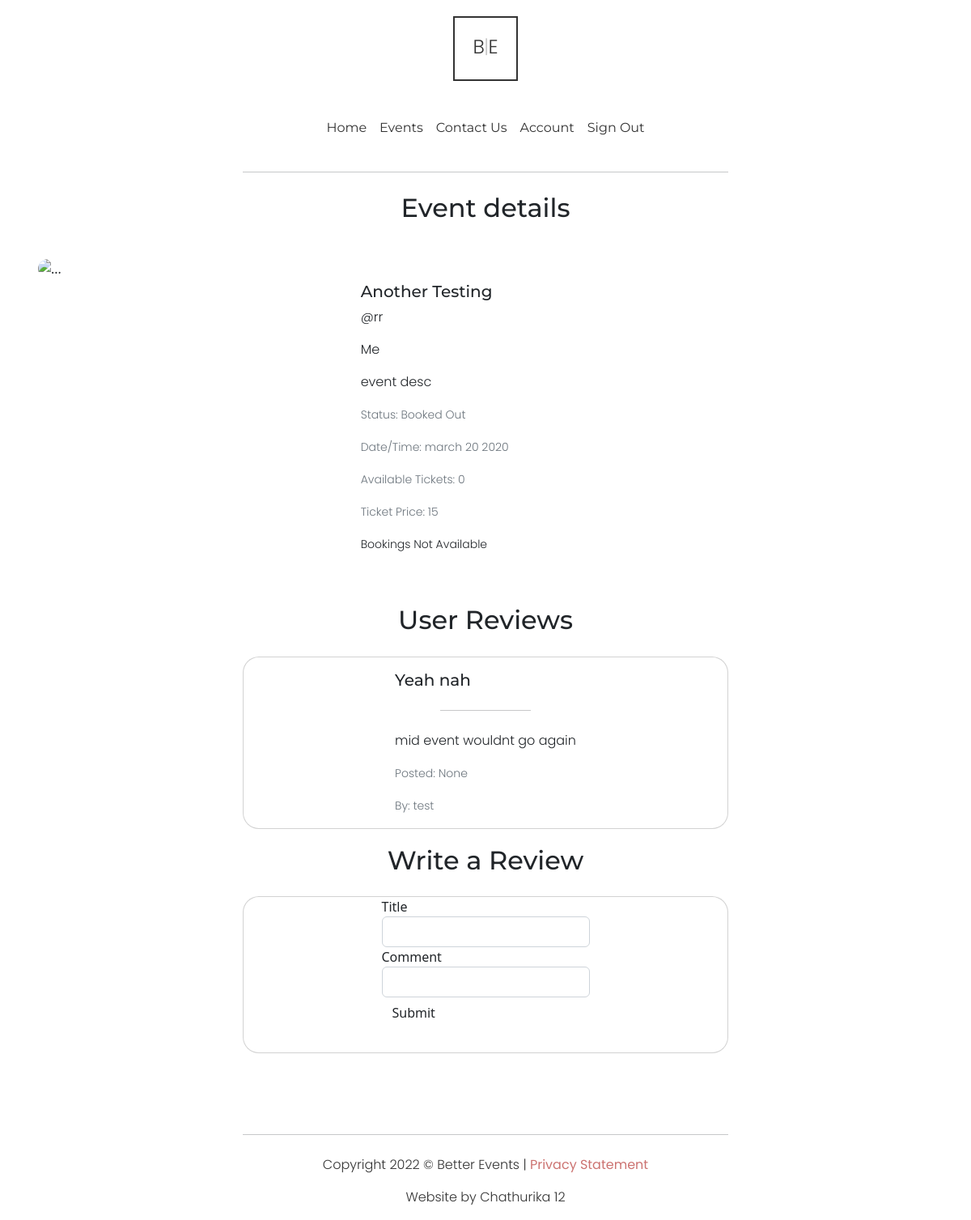
Screenshot of /events/3 (signed in) with the database file from the repository.
### website/models.py (models this page shows, shortened)
class Event(db.Model):
    __tablename__='events'
    id = db.Column(db.Integer, primary_key=True)
    status = db.Column(db.String(20), nullable=False, default='Unpublished')
    datetime = db.Column(db.String(30), index=True)
    speaker = db.Column(db.String(40), index=True)
    ownerid = db.Column(db.Integer)
    tickets = db.Column(db.Integer)
    price = db.Column(db.Integer)
    title = db.Column(db.String(40), index=True)
    description = db.Column(db.String(550), index=True)
    category = db.Column(db.String(40), index=True)
    imgurl = db.Column(db.String(200), index=True)

class Comment(db.Model):
    __tablename__='comments'
    id = db.Column(db.Integer, primary_key=True)
    commenterid = db.Column(db.Integer)
    commentername = db.Column(db.String(40))
    content = db.Column(db.String(550), index=True)
    date = db.Column(db.String(30), index=True)
    eventid = db.Column(db.Integer)
    commenttitle = db.Column(db.String(100), index = True)

### website/views.py (the view, shortened to what this page needs)
@bp.route('/events/<eventid>', methods=['GET', 'POST'])
def eventdetails(eventid):
    event = Event.query.filter_by(id=eventid).first()
    if type(event) == Event:
        owner = User.query.filter_by(id=event.ownerid).first()
    form = CommentForm()
    comments = Comment.query.filter_by(eventid=eventid).all()
    return render_template('eventdetails.html', imgurl=event.imgurl,
                               category=event.category,
                               speaker=event.speaker,
                               title=event.title,
                               description=event.description,
                               status=event.status,
                               datetime=event.datetime,
                               creator=f"@{owner.username}",
                               tickets=event.tickets,
                               ticketprice=event.price,
                               eventid=event.id,
                               comments = comments,
                               form = form)

### website/forms.py
class CommentForm(FlaskForm):
    commenttitle = StringField("Title", validators=[InputRequired(), Length(min=5, max= 200, message="Enter title between 5 and 200 charactors long")])
    content = StringField("Comment", validators=[InputRequired(), Length(min=5, max= 250, message="Enter comment between 5 and 250 charactors long")])
    submit = SubmitField("Submit")

### website/__init__.py (called while the page is built)
def create_app():
    app=Flask(__name__)  # this is the name of the module/package that is calling this app
    app.debug=True
    app.secret_key='utroutoru'
    app.config['SQLALCHEMY_DATABASE_URI']='sqlite:///sitedata.db'
    db.init_app(app)
    bootstrap = Bootstrap(app)
    login_manager = LoginManager()
    login_manager.login_view='auth.login'
    login_manager.init_app(app)
    from .models import User  # importing here to avoid circular references
    @login_manager.user_loader
    def load_user(user_id):
       return User.query.get(int(user_id))
    from . import views
    app.register_blueprint(views.bp)
    from . import auth
    app.register_blueprint(auth.bp)
    return app

### website/templates/eventdetails.html (shortened to what this page needs)
{% extends "base.html" %}
{% import "bootstrap/wtf.html" as wtf %}
{% block content %}
<hr>
<div>
  <h2 class="spacertxt">Event details</h2>
</div>
<div class="container card card-body EventContainer">
  <div class="card mb-3 smolevent eventhero">
    <div class="row g-0">
      <div class="col-md-12 col-lg-4">
        <img src={{imgurl}} class="img-fluid eventheroimg" alt="...">
      </div>
      <div class="col-md-12 col-lg-8">
        <div class="card-body smolcardbody">
          <h5 class="card-title">{{title}}</h5>
          <p class="card-text">{{creator}}</p>
          <p class="card-text">{{speaker}}</p>
          <p class="card-text">{{description}}</p>
          <p class="card-text"><small class="text-muted">Status: {{status}}</small></p>
          <p class="card-text"><small class="text-muted">Date/Time: {{datetime}}</small></p>
          <p class="card-text"><small class="text-muted">Available Tickets: {{tickets}}</small></p>
          <p class="card-text"><small class="text-muted">Ticket Price: {{ticketprice}}</small></p>
          {% if current_user.is_authenticated %}
          {% if status == "Open" and tickets >= 1 %}
          <a href="" class="btn eventinfobut" data-bs-toggle="modal" data-bs-target="#exampleModal">Book Tickets</a>
          {% else %}
          <p class="card-text"><small class="">Bookings Not Available</small></p>
          {% endif %}
          {% else %}
          <a href="/login" class="btn eventinfobut">Sign In To make Bookings</a>
          {% endif %}
        </div>
      </div>
    </div>
  </div>
</div>
<div>
  <h2 class="spacertxt">User Reviews</h2>
</div>
{% if comments|length > 0 %}
  {% for comment in comments %}
  <div class="container card comment">
    <div class="card-body">
      <h5 class="card-title">{{comment.commenttitle}}</h5>
      <hr>
      <p class="card-text">{{comment.content}}</p>
      <p class="card-text"><small class="text-muted">Posted: {{comment.date}} </small></p>
      <p class="card-text"><small class="text-muted">By: {{comment.commentername}}</small></p>
    </div>
  </div>
  {% endfor %}
{% endif %}
<div>
  <h2 class="spacertxt">Write a Review</h2>
</div>
<div class="container card comment newcomment">
  {{wtf.quick_form(form)}}
</div>
{% endblock %}

### website/static/style.css (style rules this page uses)
html { scroll-behavior: smooth; }
h1,h2,h3,h4,h5,h6 { font-family: 'Montserrat', sans-serif; }
p { font-family: 'Poppins', sans-serif; font-weight: 300; }
hr { width: 50%; margin: 25px auto; }
.spacertxt { text-align: center; margin-bottom: 25px; font-family: 'Montserrat', sans-serif; }
.EventContainer { border: transparent; display: flex; justify-content: left; align-items: left; }
.eventheroimg { height: 100%; background-position: center; background-size: cover; background-repeat: no-repeat; border-radius: 20px; }
.eventhero { border-color: transparent; }
.smolevent { border-radius: 20px; }
.smolcardbody { padding: 30px; }
.comment { transition: background-color 0.5s, border-radius 0.7s, scale 0.5s; display: flex; justify-content: center; align-items: center; max-width: 600px; border-radius: 20px; margin-bottom: 20px; }
.newcomment { padding-bottom: 30px; }

### rows the page displays
Event: title "Another Testing", speaker "Me", description "event desc", status "Booked Out", datetime "march 20 2020"
Comment: commenttitle "Yeah nah", content "mid event wouldnt go again", date "None", commentername "test"

### other values shown
{{ creator }} "@rr"
{{ tickets }} "0"
{{ ticketprice }} "15"
